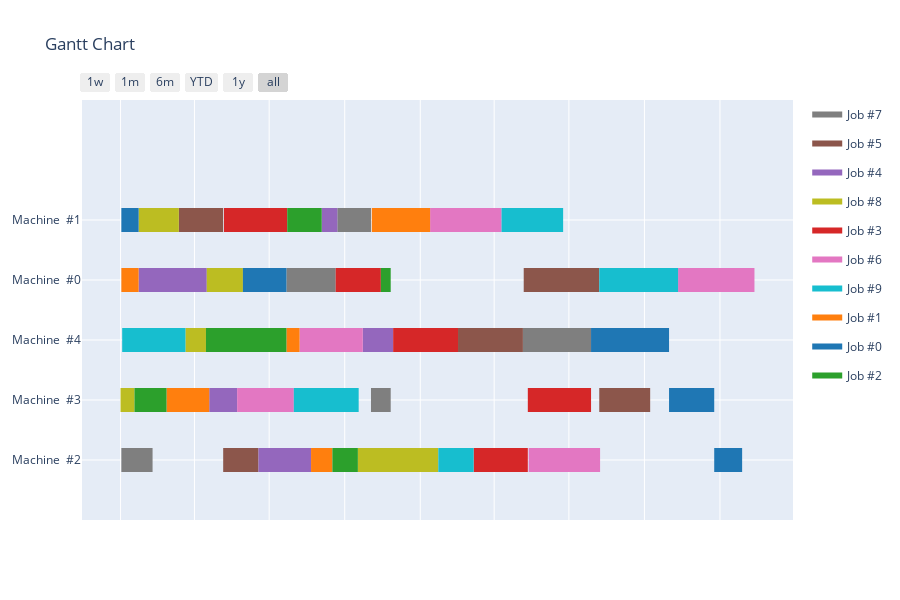

The cell this chart's notebook holds for it:
### Code cell
plot_gantt(inst2, by= "MACHINE", grouping = True)

### Figure 1 — Plotly figure (JSON) as saved in the notebook; plotly's stock layout.template omitted (floating-point values rounded to 4 significant figures)
{"data": [{"fill": "toself", "fillcolor": "rgb(127, 127, 127)", "hoverinfo": "name", "legendgroup": "rgb(127, 127, 127)", "mode": "none", "name": "Job #7", "showlegend": true, "type": "scatter", "x": ["0001-01-02T00:00:00", "0001-02-09T00:00:00", "0001-02-09T00:00:00", "0001-01-02T00:00:00", "0001-01-02T00:00:00", "0001-07-22T00:00:00", "0001-09-20T00:00:00", "0001-09-20T00:00:00", "0001-07-22T00:00:00", "0001-07-22T00:00:00", "0001-09-22T00:00:00", "0001-11-02T00:00:00", "0001-11-02T00:00:00", "0001-09-22T00:00:00", "0001-09-22T00:00:00", "0001-11-02T00:00:00", "0001-11-26T00:00:00", "0001-11-26T00:00:00", "0001-11-02T00:00:00", "0001-11-02T00:00:00", "0002-05-06T00:00:00", "0002-07-28T00:00:00", "0002-07-28T00:00:00", "0002-05-06T00:00:00"], "y": [-0.2, -0.2, 0.2, 0.2, null, 2.8, 2.8, 3.2, 3.2, null, 3.8, 3.8, 4.2, 4.2, null, 0.8, 0.8, 1.2, 1.2, null, 1.8, 1.8, 2.2, 2.2]}, {"fill": "toself", "fillcolor": "rgb(140, 86, 75)", "hoverinfo": "name", "legendgroup": "rgb(140, 86, 75)", "mode": "none", "name": "Job #5", "showlegend": true, "type": "scatter", "x": ["0001-03-13T00:00:00", "0001-05-06T00:00:00", "0001-05-06T00:00:00", "0001-03-13T00:00:00", "0001-03-13T00:00:00", "0001-05-06T00:00:00", "0001-06-18T00:00:00", "0001-06-18T00:00:00", "0001-05-06T00:00:00", "0001-05-06T00:00:00", "0002-02-16T00:00:00", "0002-05-06T00:00:00", "0002-05-06T00:00:00", "0002-02-16T00:00:00", "0002-02-16T00:00:00", "0002-05-07T00:00:00", "0002-08-07T00:00:00", "0002-08-07T00:00:00", "0002-05-07T00:00:00", "0002-05-07T00:00:00", "0002-08-07T00:00:00", "0002-10-08T00:00:00", "0002-10-08T00:00:00", "0002-08-07T00:00:00"], "y": [3.8, 3.8, 4.2, 4.2, null, -0.2, -0.2, 0.2, 0.2, null, 1.8, 1.8, 2.2, 2.2, null, 2.8, 2.8, 3.2, 3.2, null, 0.8, 0.8, 1.2, 1.2]}, {"fill": "toself", "fillcolor": "rgb(148, 103, 189)", "hoverinfo": "name", "legendgroup": "rgb(148, 103, 189)", "mode": "none", "name": "Job #4", "showlegend": true, "type": "scatter", "x": ["0001-01-23T00:00:00", "0001-04-16T00:00:00", "0001-04-16T00:00:00", "0001-01-23T00:00:00", "0001-01-23T00:00:00", "0001-04-19T00:00:00", "0001-05-23T00:00:00", "0001-05-23T00:00:00", "0001-04-19T00:00:00", "0001-04-19T00:00:00", "0001-06-18T00:00:00", "0001-08-21T00:00:00", "0001-08-21T00:00:00", "0001-06-18T00:00:00", "0001-06-18T00:00:00", "0001-09-03T00:00:00", "0001-09-22T00:00:00", "0001-09-22T00:00:00", "0001-09-03T00:00:00", "0001-09-03T00:00:00", "0001-10-23T00:00:00", "0001-11-29T00:00:00", "0001-11-29T00:00:00", "0001-10-23T00:00:00"], "y": [2.8, 2.8, 3.2, 3.2, null, 0.8, 0.8, 1.2, 1.2, null, -0.2, -0.2, 0.2, 0.2, null, 3.8, 3.8, 4.2, 4.2, null, 1.8, 1.8, 2.2, 2.2]}, {"fill": "toself", "fillcolor": "rgb(188, 189, 34)", "hoverinfo": "name", "legendgroup": "rgb(188, 189, 34)", "mode": "none", "name": "Job #8", "showlegend": true, "type": "scatter", "x": ["0001-01-01T00:00:00", "0001-01-18T00:00:00", "0001-01-18T00:00:00", "0001-01-01T00:00:00", "0001-01-01T00:00:00", "0001-01-23T00:00:00", "0001-03-13T00:00:00", "0001-03-13T00:00:00", "0001-01-23T00:00:00", "0001-01-23T00:00:00", "0001-03-21T00:00:00", "0001-04-15T00:00:00", "0001-04-15T00:00:00", "0001-03-21T00:00:00", "0001-03-21T00:00:00", "0001-04-16T00:00:00", "0001-05-30T00:00:00", "0001-05-30T00:00:00", "0001-04-16T00:00:00", "0001-04-16T00:00:00", "0001-10-17T00:00:00", "0002-01-23T00:00:00", "0002-01-23T00:00:00", "0001-10-17T00:00:00"], "y": [0.8, 0.8, 1.2, 1.2, null, 3.8, 3.8, 4.2, 4.2, null, 1.8, 1.8, 2.2, 2.2, null, 2.8, 2.8, 3.2, 3.2, null, -0.2, -0.2, 0.2, 0.2]}, {"fill": "toself", "fillcolor": "rgb(214, 39, 40)", "hoverinfo": "name", "legendgroup": "rgb(214, 39, 40)", "mode": "none", "name": "Job #3", "showlegend": true, "type": "scatter", "x": ["0001-05-07T00:00:00", "0001-07-23T00:00:00", "0001-07-23T00:00:00", "0001-05-07T00:00:00", "0001-05-07T00:00:00", "0001-09-20T00:00:00", "0001-11-14T00:00:00", "0001-11-14T00:00:00", "0001-09-20T00:00:00", "0001-09-20T00:00:00", "0001-11-29T00:00:00", "0002-02-16T00:00:00", "0002-02-16T00:00:00", "0001-11-29T00:00:00", "0001-11-29T00:00:00", "0002-03-07T00:00:00", "0002-05-12T00:00:00", "0002-05-12T00:00:00", "0002-03-07T00:00:00", "0002-03-07T00:00:00", "0002-05-12T00:00:00", "0002-07-28T00:00:00", "0002-07-28T00:00:00", "0002-05-12T00:00:00"], "y": [3.8, 3.8, 4.2, 4.2, null, 2.8, 2.8, 3.2, 3.2, null, 1.8, 1.8, 2.2, 2.2, null, -0.2, -0.2, 0.2, 0.2, null, 0.8, 0.8, 1.2, 1.2]}, {"fill": "toself", "fillcolor": "rgb(227, 119, 194)", "hoverinfo": "name", "legendgroup": "rgb(227, 119, 194)", "mode": "none", "name": "Job #6", "showlegend": true, "type": "scatter", "x": ["0001-05-23T00:00:00", "0001-07-31T00:00:00", "0001-07-31T00:00:00", "0001-05-23T00:00:00", "0001-05-23T00:00:00", "0001-08-07T00:00:00", "0001-10-23T00:00:00", "0001-10-23T00:00:00", "0001-08-07T00:00:00", "0001-08-07T00:00:00", "0002-01-13T00:00:00", "0002-04-10T00:00:00", "0002-04-10T00:00:00", "0002-01-13T00:00:00", "0002-01-13T00:00:00", "0002-05-13T00:00:00", "0002-08-08T00:00:00", "0002-08-08T00:00:00", "0002-05-13T00:00:00", "0002-05-13T00:00:00", "0002-11-11T00:00:00", "0003-02-12T00:00:00", "0003-02-12T00:00:00", "0002-11-11T00:00:00"], "y": [0.8, 0.8, 1.2, 1.2, null, 1.8, 1.8, 2.2, 2.2, null, 3.8, 3.8, 4.2, 4.2, null, -0.2, -0.2, 0.2, 0.2, null, 2.8, 2.8, 3.2, 3.2]}, {"fill": "toself", "fillcolor": "rgb(23, 190, 207)", "hoverinfo": "name", "legendgroup": "rgb(23, 190, 207)", "mode": "none", "name": "Job #9", "showlegend": true, "type": "scatter", "x": ["0001-01-03T00:00:00", "0001-03-21T00:00:00", "0001-03-21T00:00:00", "0001-01-03T00:00:00", "0001-01-03T00:00:00", "0001-07-31T00:00:00", "0001-10-18T00:00:00", "0001-10-18T00:00:00", "0001-07-31T00:00:00", "0001-07-31T00:00:00", "0002-01-23T00:00:00", "0002-03-07T00:00:00", "0002-03-07T00:00:00", "0002-01-23T00:00:00", "0002-01-23T00:00:00", "0002-04-10T00:00:00", "0002-06-24T00:00:00", "0002-06-24T00:00:00", "0002-04-10T00:00:00", "0002-04-10T00:00:00", "0002-08-07T00:00:00", "0002-11-11T00:00:00", "0002-11-11T00:00:00", "0002-08-07T00:00:00"], "y": [1.8, 1.8, 2.2, 2.2, null, 0.8, 0.8, 1.2, 1.2, null, -0.2, -0.2, 0.2, 0.2, null, 3.8, 3.8, 4.2, 4.2, null, 2.8, 2.8, 3.2, 3.2]}, {"fill": "toself", "fillcolor": "rgb(255, 127, 14)", "hoverinfo": "name", "legendgroup": "rgb(255, 127, 14)", "mode": "none", "name": "Job #1", "showlegend": true, "type": "scatter", "x": ["0001-01-02T00:00:00", "0001-01-23T00:00:00", "0001-01-23T00:00:00", "0001-01-02T00:00:00", "0001-01-02T00:00:00", "0001-02-26T00:00:00", "0001-04-19T00:00:00", "0001-04-19T00:00:00", "0001-02-26T00:00:00", "0001-02-26T00:00:00", "0001-07-22T00:00:00", "0001-08-07T00:00:00", "0001-08-07T00:00:00", "0001-07-22T00:00:00", "0001-07-22T00:00:00", "0001-08-21T00:00:00", "0001-09-16T00:00:00", "0001-09-16T00:00:00", "0001-08-21T00:00:00", "0001-08-21T00:00:00", "0001-11-03T00:00:00", "0002-01-13T00:00:00", "0002-01-13T00:00:00", "0001-11-03T00:00:00"], "y": [2.8, 2.8, 3.2, 3.2, null, 0.8, 0.8, 1.2, 1.2, null, 1.8, 1.8, 2.2, 2.2, null, -0.2, -0.2, 0.2, 0.2, null, 3.8, 3.8, 4.2, 4.2]}, {"fill": "toself", "fillcolor": "rgb(31, 119, 180)", "hoverinfo": "name", "legendgroup": "rgb(31, 119, 180)", "mode": "none", "name": "Job #0", "showlegend": true, "type": "scatter", "x": ["0001-01-02T00:00:00", "0001-01-23T00:00:00", "0001-01-23T00:00:00", "0001-01-02T00:00:00", "0001-01-02T00:00:00", "0001-05-30T00:00:00", "0001-07-22T00:00:00", "0001-07-22T00:00:00", "0001-05-30T00:00:00", "0001-05-30T00:00:00", "0002-07-28T00:00:00", "0002-10-31T00:00:00", "0002-10-31T00:00:00", "0002-07-28T00:00:00", "0002-07-28T00:00:00", "0002-10-31T00:00:00", "0002-12-25T00:00:00", "0002-12-25T00:00:00", "0002-10-31T00:00:00", "0002-10-31T00:00:00", "0002-12-25T00:00:00", "0003-01-28T00:00:00", "0003-01-28T00:00:00", "0002-12-25T00:00:00"], "y": [3.8, 3.8, 4.2, 4.2, null, 2.8, 2.8, 3.2, 3.2, null, 1.8, 1.8, 2.2, 2.2, null, 0.8, 0.8, 1.2, 1.2, null, -0.2, -0.2, 0.2, 0.2]}, {"fill": "toself", "fillcolor": "rgb(44, 160, 44)", "hoverinfo": "name", "legendgroup": "rgb(44, 160, 44)", "mode": "none", "name": "Job #2", "showlegend": true, "type": "scatter", "x": ["0001-01-18T00:00:00", "0001-02-26T00:00:00", "0001-02-26T00:00:00", "0001-01-18T00:00:00", "0001-01-18T00:00:00", "0001-04-15T00:00:00", "0001-07-22T00:00:00", "0001-07-22T00:00:00", "0001-04-15T00:00:00", "0001-04-15T00:00:00", "0001-07-23T00:00:00", "0001-09-03T00:00:00", "0001-09-03T00:00:00", "0001-07-23T00:00:00", "0001-07-23T00:00:00", "0001-09-16T00:00:00", "0001-10-17T00:00:00", "0001-10-17T00:00:00", "0001-09-16T00:00:00", "0001-09-16T00:00:00", "0001-11-14T00:00:00", "0001-11-26T00:00:00", "0001-11-26T00:00:00", "0001-11-14T00:00:00"], "y": [0.8, 0.8, 1.2, 1.2, null, 1.8, 1.8, 2.2, 2.2, null, 3.8, 3.8, 4.2, 4.2, null, -0.2, -0.2, 0.2, 0.2, null, 2.8, 2.8, 3.2, 3.2]}, {"legendgroup": "rgb(127, 127, 127)", "marker": {"color": "rgb(127, 127, 127)", "opacity": 0, "size": 1}, "mode": "markers", "name": "", "showlegend": false, "text": [null, null, null, null, null, null, null, null, null, null], "type": "scatter", "x": ["0001-01-02T00:00:00", "0001-02-09T00:00:00", "0001-07-22T00:00:00", "0001-09-20T00:00:00", "0001-09-22T00:00:00", "0001-11-02T00:00:00", "0001-11-02T00:00:00", "0001-11-26T00:00:00", "0002-05-06T00:00:00", "0002-07-28T00:00:00"], "y": [0, 0, 3, 3, 4, 4, 1, 1, 2, 2]}, {"legendgroup": "rgb(140, 86, 75)", "marker": {"color": "rgb(140, 86, 75)", "opacity": 0, "size": 1}, "mode": "markers", "name": "", "showlegend": false, "text": [null, null, null, null, null, null, null, null, null, null], "type": "scatter", "x": ["0001-03-13T00:00:00", "0001-05-06T00:00:00", "0001-05-06T00:00:00", "0001-06-18T00:00:00", "0002-02-16T00:00:00", "0002-05-06T00:00:00", "0002-05-07T00:00:00", "0002-08-07T00:00:00", "0002-08-07T00:00:00", "0002-10-08T00:00:00"], "y": [4, 4, 0, 0, 2, 2, 3, 3, 1, 1]}, {"legendgroup": "rgb(148, 103, 189)", "marker": {"color": "rgb(148, 103, 189)", "opacity": 0, "size": 1}, "mode": "markers", "name": "", "showlegend": false, "text": [null, null, null, null, null, null, null, null, null, null], "type": "scatter", "x": ["0001-01-23T00:00:00", "0001-04-16T00:00:00", "0001-04-19T00:00:00", "0001-05-23T00:00:00", "0001-06-18T00:00:00", "0001-08-21T00:00:00", "0001-09-03T00:00:00", "0001-09-22T00:00:00", "0001-10-23T00:00:00", "0001-11-29T00:00:00"], "y": [3, 3, 1, 1, 0, 0, 4, 4, 2, 2]}, {"legendgroup": "rgb(188, 189, 34)", "marker": {"color": "rgb(188, 189, 34)", "opacity": 0, "size": 1}, "mode": "markers", "name": "", "showlegend": false, "text": [null, null, null, null, null, null, null, null, null, null], "type": "scatter", "x": ["0001-01-01T00:00:00", "0001-01-18T00:00:00", "0001-01-23T00:00:00", "0001-03-13T00:00:00", "0001-03-21T00:00:00", "0001-04-15T00:00:00", "0001-04-16T00:00:00", "0001-05-30T00:00:00", "0001-10-17T00:00:00", "0002-01-23T00:00:00"], "y": [1, 1, 4, 4, 2, 2, 3, 3, 0, 0]}, {"legendgroup": "rgb(214, 39, 40)", "marker": {"color": "rgb(214, 39, 40)", "opacity": 0, "size": 1}, "mode": "markers", "name": "", "showlegend": false, "text": [null, null, null, null, null, null, null, null, null, null], "type": "scatter", "x": ["0001-05-07T00:00:00", "0001-07-23T00:00:00", "0001-09-20T00:00:00", "0001-11-14T00:00:00", "0001-11-29T00:00:00", "0002-02-16T00:00:00", "0002-03-07T00:00:00", "0002-05-12T00:00:00", "0002-05-12T00:00:00", "0002-07-28T00:00:00"], "y": [4, 4, 3, 3, 2, 2, 0, 0, 1, 1]}, {"legendgroup": "rgb(227, 119, 194)", "marker": {"color": "rgb(227, 119, 194)", "opacity": 0, "size": 1}, "mode": "markers", "name": "", "showlegend": false, "text": [null, null, null, null, null, null, null, null, null, null], "type": "scatter", "x": ["0001-05-23T00:00:00", "0001-07-31T00:00:00", "0001-08-07T00:00:00", "0001-10-23T00:00:00", "0002-01-13T00:00:00", "0002-04-10T00:00:00", "0002-05-13T00:00:00", "0002-08-08T00:00:00", "0002-11-11T00:00:00", "0003-02-12T00:00:00"], "y": [1, 1, 2, 2, 4, 4, 0, 0, 3, 3]}, {"legendgroup": "rgb(23, 190, 207)", "marker": {"color": "rgb(23, 190, 207)", "opacity": 0, "size": 1}, "mode": "markers", "name": "", "showlegend": false, "text": [null, null, null, null, null, null, null, null, null, null], "type": "scatter", "x": ["0001-01-03T00:00:00", "0001-03-21T00:00:00", "0001-07-31T00:00:00", "0001-10-18T00:00:00", "0002-01-23T00:00:00", "0002-03-07T00:00:00", "0002-04-10T00:00:00", "0002-06-24T00:00:00", "0002-08-07T00:00:00", "0002-11-11T00:00:00"], "y": [2, 2, 1, 1, 0, 0, 4, 4, 3, 3]}, {"legendgroup": "rgb(255, 127, 14)", "marker": {"color": "rgb(255, 127, 14)", "opacity": 0, "size": 1}, "mode": "markers", "name": "", "showlegend": false, "text": [null, null, null, null, null, null, null, null, null, null], "type": "scatter", "x": ["0001-01-02T00:00:00", "0001-01-23T00:00:00", "0001-02-26T00:00:00", "0001-04-19T00:00:00", "0001-07-22T00:00:00", "0001-08-07T00:00:00", "0001-08-21T00:00:00", "0001-09-16T00:00:00", "0001-11-03T00:00:00", "0002-01-13T00:00:00"], "y": [3, 3, 1, 1, 2, 2, 0, 0, 4, 4]}, {"legendgroup": "rgb(31, 119, 180)", "marker": {"color": "rgb(31, 119, 180)", "opacity": 0, "size": 1}, "mode": "markers", "name": "", "showlegend": false, "text": [null, null, null, null, null, null, null, null, null, null], "type": "scatter", "x": ["0001-01-02T00:00:00", "0001-01-23T00:00:00", "0001-05-30T00:00:00", "0001-07-22T00:00:00", "0002-07-28T00:00:00", "0002-10-31T00:00:00", "0002-10-31T00:00:00", "0002-12-25T00:00:00", "0002-12-25T00:00:00", "0003-01-28T00:00:00"], "y": [4, 4, 3, 3, 2, 2, 1, 1, 0, 0]}, {"legendgroup": "rgb(44, 160, 44)", "marker": {"color": "rgb(44, 160, 44)", "opacity": 0, "size": 1}, "mode": "markers", "name": "", "showlegend": false, "text": [null, null, null, null, null, null, null, null, null, null], "type": "scatter", "x": ["0001-01-18T00:00:00", "0001-02-26T00:00:00", "0001-04-15T00:00:00", "0001-07-22T00:00:00", "0001-07-23T00:00:00", "0001-09-03T00:00:00", "0001-09-16T00:00:00", "0001-10-17T00:00:00", "0001-11-14T00:00:00", "0001-11-26T00:00:00"], "y": [1, 1, 2, 2, 4, 4, 0, 0, 3, 3]}], "layout": {"height": 600, "hovermode": "closest", "showlegend": true, "title": {"text": "Gantt Chart"}, "xaxis": {"rangeselector": {"buttons": [{"count": 7, "label": "1w", "step": "day", "stepmode": "backward"}, {"count": 1, "label": "1m", "step": "month", "stepmode": "backward"}, {"count": 6, "label": "6m", "step": "month", "stepmode": "backward"}, {"count": 1, "label": "YTD", "step": "year", "stepmode": "todate"}, {"count": 1, "label": "1y", "step": "year", "stepmode": "backward"}, {"step": "all"}]}, "showgrid": true, "tickformat": "%", "type": "date", "zeroline": false}, "yaxis": {"autorange": false, "range": [-1, 6], "showgrid": true, "ticktext": ["Machine  #2", "Machine  #3", "Machine  #4", "Machine  #0", "Machine  #1"], "tickvals": [0, 1, 2, 3, 4], "zeroline": false}}}
